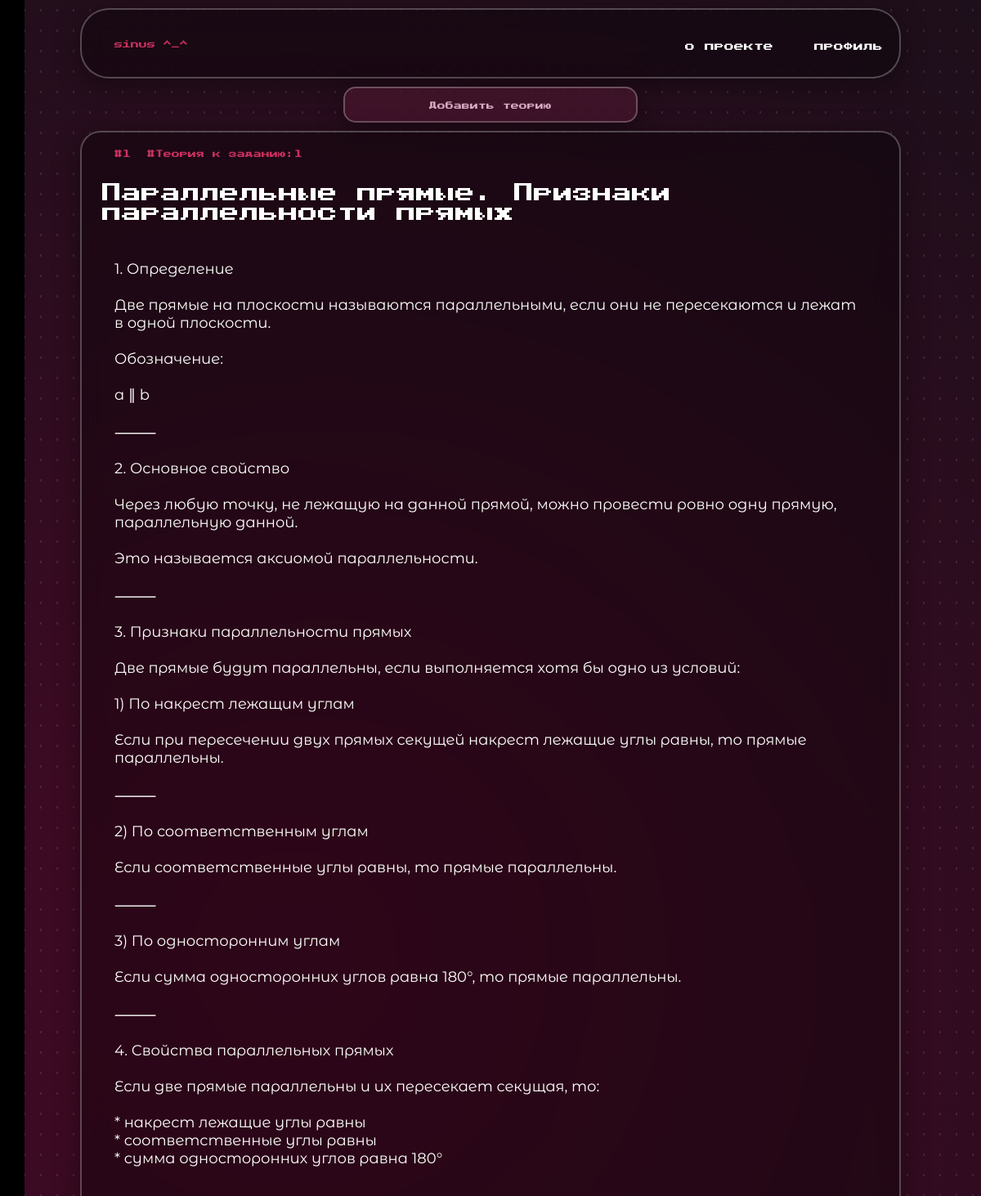
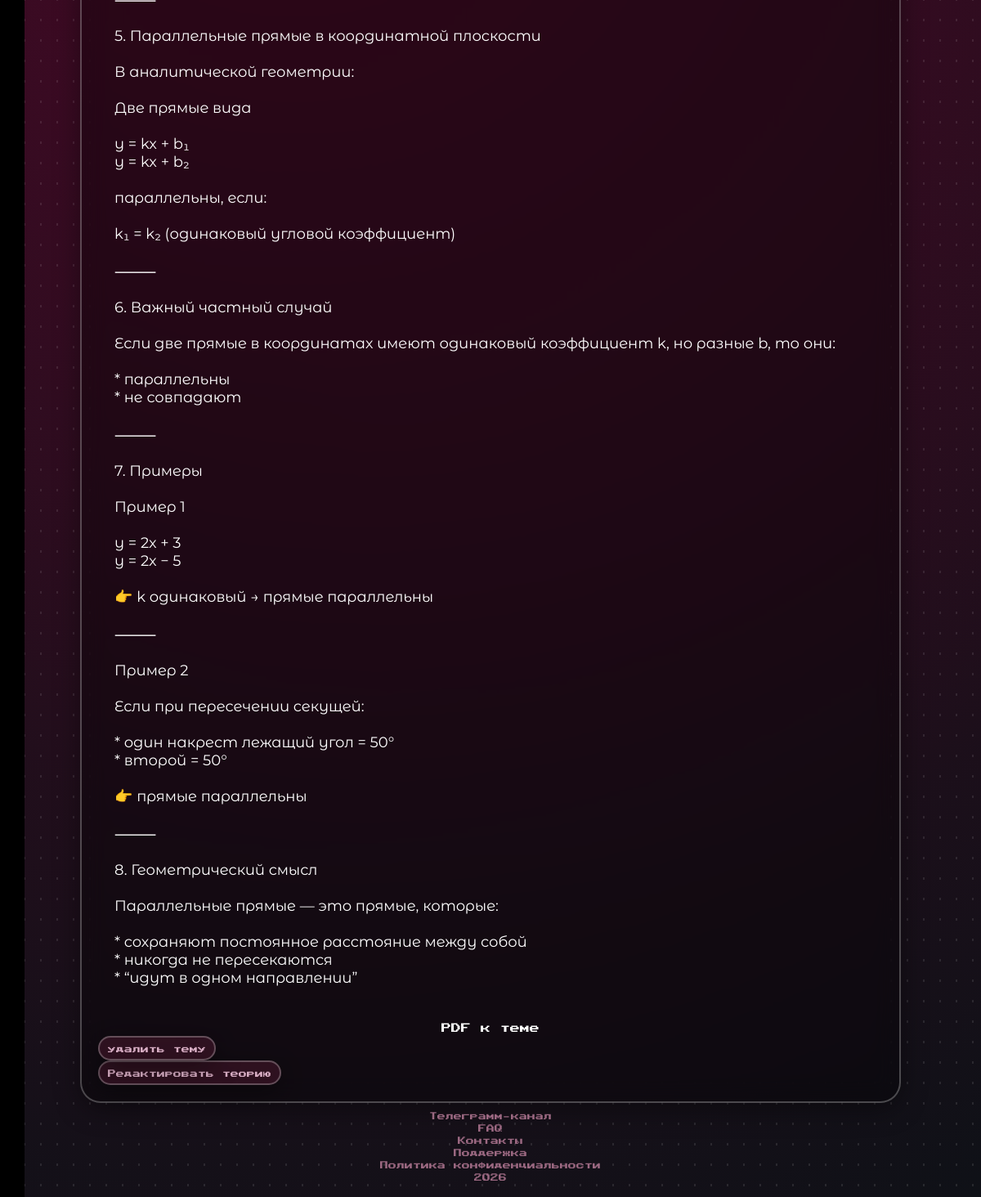
/theory (signed in), run on the app's committed database (2 pictures, top to bottom).
### tables this page shows
CREATE TABLE theory_table(
            block_id INTEGER PRIMARY KEY,
            title TEXT,
            task_number INTEGER,
            text TEXT,
            pdf_path TEXT
        );

### routes/theory.py (the view)
@theory_bp.route('/theory')
@regs_only
def theory():
    conn = get_db()
    cur = conn.cursor()
    cur.execute('SELECT block_id, title, task_number, text, pdf_path FROM theory_table')
    blocks = cur.fetchall()
    conn.close()
    return render_template('theory.html', blocks=blocks)

### database.py (called while the page is built)
def get_db():
    conn = sqlite3.connect(DATABASE)
    conn.row_factory = sqlite3.Row
    return conn

### templates/theory.html (shortened to what this page needs)
<!DOCTYPE html>
<html lang="en">
    <head>
        <link rel="stylesheet" href="{{ url_for('static', filename='css/style.css') }}">
    </head>
    <body>
        <header class="header" style="width:80%;">
            <ul class="header__list1">
                <li>
                    <p class="classification main_Thing">sinus ^_^</p>
                </li>
            </ul>
            <ul class="header__list2">
                <li>
                    <a href="{{url_for('main.about')}}" class="lighttext main_Thing">о проекте</a>
                </li>
                <li>
                    <a href="{{url_for('auth.profile')}}" class="lighttext main_Thing">профиль</a>
                </li>
            </ul>
        </header>
        {% if session['role']=='admin' %}
            <button onclick="openTheoryAdding()" class="buttons lightBox add_Task main_Thing">Добавить теорию</button>
        {% endif %}
        {% for block in blocks %}
            <div class="task">
                <div class="tasksClasses">
                    <p class="classification">#{{block['block_id']}}</p>
                    <p class="classification">#Теория к заданию:{{block['task_number']}}</p>
                </div>
                <p class="heading h2heading">{{block['title']}}</h3>
                <p class="taskText">{{block['text']}}</p>
                {% if block['pdf_path'] %}
                    <a class="heading lighttext" style="font-size:12px" href="{{block['pdf_path']}}" target="_blank">PDF к теме</a>
                {% endif %}
                {% if session.get('role')=='admin' %}
                    <form method="POST" action="/delete_theory/{{block['block_id']}}">
                        <button class="buttons lightBox main_Thing" onclick="return confirm('Удалить тему?')" type="submit">удалить тему</button>
                    </form>
                    <button class="buttons lightBox main_Thing" onclick="editTheory(this)"
                        data-id="{{block['block_id']}}"
                        data-title="{{block['title']}}"
                        data-task="{{block['task_number']}}"
                        data-text="{{block['text']}}"
                    >Редактировать теорию</button>
                {%endif%}
            </div>
        {% endfor %}
        <ul class="smallInfo">
            <li><a href="https://t.me/karznl">Телеграмм-канал</a></li>
            <li><a href="/">FAQ</a></li>
            <li><button class="textButton" onclick="openContacts()">Контакты</button></li>
            <li><a href="/">Поддержка</a></li>
            <li><a href="{{url_for('main.privacypolicy')}}">Политика конфиденциальности</a></li>
            <li>2026</li>
        </ul>
        <div class="sidebar" id="sidebar">
            <a href="{{url_for('main.error')}}" class="name">настя синус</a>
                <ul class="listThings">
                <li><a href="{{url_for('main.home')}}" class="lighttext sidebar_text">Основная страница</a></li>
                <li><a href="{{url_for('tasks.tasks')}}" class="lighttext sidebar_text">Банк заданий</a></li>
                <li><a href="{{url_for('tasks.tests')}}" class="lighttext sidebar_text">Варианты уровня ЕГЭ</a></li>
                <li><a href="{{url_for('tasks.mistakes')}}" class="lighttext sidebar_text">Работа над ошибками</a></li>
                <li><a href="{{url_for('tasks.statistics')}}" class="lighttext sidebar_text">Статистика</a></li>
                <li><a href="{{url_for('auth.logout')}}" class="lighttext sidebar_text">Выход</a></li>
            </ul>
        </div>
    </body>
</html>

### static/css/base/variables.css (style rules this page uses)
:root { --bg-main-1: #4409253c; --bg-main-2: #440925; --bg-main-3: #0f1117; --bg-solid: #000000; --grid-dots:#ffffff; --background-color:#00000051; --card-bg: rgba(0, 0, 0, 0.32); --card-border: rgba(255, 255, 255, 0.26); --card-shadow: rgba(0, 0, 0, 0.4); --text-color: #ffffff; --text-secondary: #9b6881; --text-accent: #d70668; --text-hover: rgb(215, 173, 195); --glow-color: rgb(205, 10, 108); --heading-color: #ffffff42; --links-color: #ffffff; --time-color:#5c394a; --btn-bg: #75234551; --btn-change-bg: #94034772; --input-bg: #440925; --sidebar-bg: #000000; --sidebar-text: #ffffff; --task-text: white; --button-color:#158113; --button-bg:#1581137b; --chart-bg:#ff1b7e6b;; }

### static/css/base/global.css (style rules this page uses)
* { padding: 0; }
html, body { inset: 0; background: radial-gradient( circle at center, var(--bg-main-1) 0%, var(--bg-main-1) 30%, transparent 70% ), radial-gradient( circle at 30% 40%, var(--bg-main-2), var(--bg-main-3) ); font-family: 'MyFont', sans-serif; color: white; margin: 0; background-color: var(--bg-solid); }
body::before { content: ""; position: fixed; inset: 0; background-image: radial-gradient(var(--grid-dots) 1px, transparent 1px); background-size: 20px 25px; opacity: 0.1; }
a { text-decoration: none; position: relative; z-index: 9999; }
.lighttext { transition: 0.3s; }
.lightBox { position: relative; }
.lightBox::after { content: ''; position: absolute; inset: 0; border-radius: inherit; box-shadow: 0 0 20px var(--glow-color); opacity: 0; transition: opacity 0.3s ease-in-out; pointer-events: none; z-index: 1; }
.heading { display: flex; justify-content: center; padding: 5px; color: var(--heading-color); }
.h2heading { font-size: 24px; }

### static/css/components/card.css (style rules this page uses)
.studentsProfile, .rate, .secondColumn, .thirdColumn, .mainProfile, .task, .noMistakes, .filterForm, .typeTasks, .information, .toast, .header, .modal { background-color: var(--background-color) !important; border-radius: 25px; border: 2px solid var(--card-border) !important; backdrop-filter: blur(15px); -webkit-backdrop-filter: blur(15px); box-shadow: 0 8px 32px var(--card-shadow); color: white; transition: background-color 0.3s ease, border-color 0.3s ease, color 0.3s ease; }
.heading, .questions { color: var(--text-color); }

### static/css/components/header.css (style rules this page uses)
.header { margin: 10px auto 0 auto; border-radius: 35px; padding: 20px; width: 92%; display: flex; align-items: center; }
.header__list1 { display: flex; list-style: none; color: #d70668; }
.header__list2 { display: flex; gap: 50px; list-style: none; margin: auto 0 auto auto; }
.main_Thing { font-size: 12px; color:var(--text-color); }

### static/css/components/sidebar.css (style rules this page uses)
.sidebar { position: fixed; top: 0; left: -220px; width: 210px; height: 100%; background: var(--sidebar-bg); padding: 20px; transition: 0.3s ease; display: flex; flex-direction: column; z-index: 9999; }
.listThings { margin-top: auto; list-style: none; }
.listThings li+li { margin-top: 25px; }

### static/css/components/buttons.css (style rules this page uses)
.buttons { background-color: var(--btn-bg) !important; font-family: 'MyFont', sans-serif; color: var(--text-hover) !important; border-radius: 15px; border: 2px solid var(--card-border) !important; backdrop-filter: blur(15px); -webkit-backdrop-filter: blur(15px); box-shadow: 0 8px 32px var(--card-shadow); height: 30px; padding: 5px 10px; font-size: 10px; display: flex; justify-content: center; align-items: center; cursor: pointer; transition: background-color 0.3s ease, color 0.3s ease, border-color 0.3s ease; }
.textButton { font-family: 'MyFont', sans-serif; background: none; border: none; padding: 0; margin: 0; color: inherit; font-size: 10px; cursor: pointer; display: inline; vertical-align: baseline; position: relative; z-index: 10; pointer-events: auto; }

### static/css/components/forms.css (style rules this page uses)
form { position: relative; z-index: 9999; }

### static/css/pages/profile.css (style rules this page uses)
.name { margin-bottom: auto; }

### static/css/pages/tasks.css (style rules this page uses)
.tasksClasses { display: flex; }
.task { width: 80%; padding: 20px; margin: 10px auto; }
.classification { font-size: 10px; font-weight: 100; color: rgb(205, 48, 95); margin: 0 0 0 20px; }
.taskText { font-family: 'Task'; font-size: 18px; font-weight: 200; width: 95%; padding: 20px; white-space: pre-wrap; color: var(--task-text); }
.add_Task { padding: 20px; display: flex; justify-content: center; width: 30%; margin: 10px auto 0 auto; }

### static/css/pages/about.css (style rules this page uses)
.smallInfo { display: flex; flex-direction: column; justify-content: center; align-items: center; margin: auto auto 20px auto; font-size: 10px; list-style: none; z-index: 9999; }
.smallInfo a, .smallInfo li { color: var(--text-secondary); }
.smallInfo li+li { margin-top: 5px; }

### data on the page
theory_table: block_id "1", task_number "1", title "Параллельные прямые. Признаки параллельности прямых", text "1. Определение Две прямые на плоскости называются параллельными, если они не пересекаются и лежат в одной плоскости. Обозначение: a ∥ b ⸻ 2. Основное свойство Через любую точку, не лежащую на данной прямой, можно провести ровно одну прямую, параллельную данной. Это называется аксиомой параллельности. ⸻ 3. Признаки параллельности прямых Две прямые будут параллельны, если выполняется хотя бы одно из условий: 1) По накрест лежащим углам Если при пересечении двух прямых секущей накрест лежащие углы равны, то прямые параллельны. ⸻ 2) По соответственным углам Если соответственные углы равны, то прямые параллельны. ⸻ 3) По односторонним углам Если сумма односторонних углов равна 180°, то прямые…"
